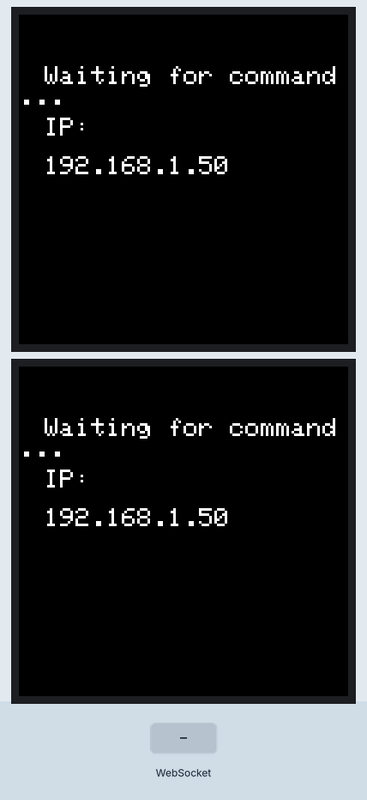
A sketch run on a simulated ESP32. Shown: 2 × 128×128 colour display. Inputs (shaded band) come from the test bench. WiFi joins after 1.5 s; servers stay silent unless stated; what the sketch prints to the serial monitor is not drawn.

Above: at 4.0 s.
4.1 s: WebSocket text "state" received
5.7 s: WebSocket text "look" received
8.7 s: WebSocket text "mood" received
Timing chart, 0 to 11.7 s (numbered marks = the images above; inputs shaded):
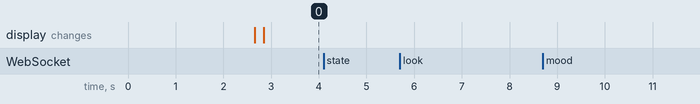

Measured:
- after the input at 4.1 s, every drawn part: stays the same
- after the input at 5.7 s, every drawn part: stays the same
- after the input at 8.7 s, every drawn part: stays the same

The sketch:

JSONOverWIFI.ino
```cpp
//TODO: Figure out a way to rename the device without having to go into boot mode to upload new code // NOTE: probably wont do it since it seems it messes with arduino IDE too much, a workaround in python is better

/*Drawing sprites:
 * in the beginning have global bitmap variables that you can copy (probs from a python script that converts images to bitmap)
 * In the eyes draw commands instead of drawing shapes, draw these bitmaps
 *  The eye sclera(the white part aka the background) is a sprite (maybe with some tasteful shading probs),
 *  The iris(colorful part) is also a sprite
 *  The pupil(black part) is procedural, a circle
 * For displaying images, have a separate rendering mode for rendering lone sprites (question marks, emojis etc.)
 *  These images are sent over usb as raw bitmaps.
*/


// ==========For display code===========
#include <Adafruit_GFX.h>    // Core graphics library
#include <Adafruit_ST7735.h> // Hardware-specific library for ST7735
#include <SPI.h>
#include <ArduinoJson.h> // JSON library for easy communication


// == WIFI config==
#include <WiFi.h>
#include <WebSocketsServer.h>

const char* WIFI_SSID = "iPhone (Simon)";
const char* WIFI_PASSWORD = "123456789";

WebSocketsServer webSocket(8765);

String espIP;
bool receivedFirstCommand = false;

#include "Robot_Eye.h"
#include "Robot_Eye_Pair.h"

  // For the breakout board, you can use any 2 or 3 pins.
  // These pins will also work for the 1.8" TFT shield.
#define TFT1_CS        D5
#define TFT2_CS        D4
#define TFT_RST        D3 // Or set to -1 and connect to Arduino RESET pin
#define TFT_DC         D2

// OPTION 1 (recommended) is to use the HARDWARE SPI pins, which are unique
// to each board and not reassignable. For Arduino Uno: MOSI = pin 11 and
// SCLK = pin 13. This is the fastest mode of operation and is required if
// using the breakout board's mic
// For 1.44" and 1.8" TFT with ST7735 use:
Adafruit_ST7735 tft1 = Adafruit_ST7735(TFT1_CS, TFT_DC, TFT_RST);
Adafruit_ST7735 tft2 = Adafruit_ST7735(TFT2_CS, TFT_DC, -1); // help gotten from https://forums.adafruit.com/viewtopic.php?t=171191

//Canvas is initialized the same size as the tft1 display, assuming both displays are of the same size this is fine
GFXcanvas16 canvas(tft1.width(), tft1.height());// offscreen canvas to avoid flickering

Eye Eye1 = Eye(tft1, canvas, "L");
Eye Eye2 = Eye(tft2, canvas, "R");
Eye_Pair Eyes = Eye_Pair(Eye1, Eye2);


// ======================================

// =====Api commands through wifi======

void onWebSocketEvent(
    uint8_t clientNum,
    WStype_t type,
    uint8_t * payload,
    size_t length)
{
    switch(type)
    {
        case WStype_CONNECTED:
        {
            IPAddress ip = webSocket.remoteIP(clientNum);

            Serial.printf(
                "Client %u connected from %s\n",
                clientNum,
                ip.toString().c_str()
            );

            webSocket.sendTXT(
                clientNum,
                "ESP32 connected"
            );
            break;
        }

        case WStype_DISCONNECTED:
        {
            Serial.printf(
                "Client %u disconnected\n",
                clientNum
            );
            break;
        }

        case WStype_TEXT:
        {
            String msg = String((char*)payload);

            Serial.print("WS RX: ");
            Serial.println(msg);

            StaticJsonDocument<256> doc;

            DeserializationError error =
                deserializeJson(doc, msg);

            if(error)
            {
                Serial.print("JSON parse failed: ");
                Serial.println(error.c_str());

                webSocket.sendTXT(
                    clientNum,
                    "JSON parse failed"
                );

                return;
            }

            handleCommand(doc);

            webSocket.sendTXT(
                clientNum,
                "OK"
            );

            break;
        }

        default:
            break;
    }
}

void connectWiFi()
{
    WiFi.mode(WIFI_STA);


    IPAddress local_IP(192,168,1,50);
    IPAddress gateway(192,168,1,1);
    IPAddress subnet(255,255,255,0);


    WiFi.begin(
        WIFI_SSID,
        WIFI_PASSWORD
    );

    Serial.print("Connecting to WiFi");

    while(WiFi.status() != WL_CONNECTED)
    {
        delay(500);
        Serial.print(".");
    }

    Serial.println();
    Serial.println("WiFi connected");

    espIP = WiFi.localIP().toString();

    Serial.print("IP: ");
    Serial.println(WiFi.localIP());
}

void drawIPScreen()
{
    tft1.fillScreen(ST77XX_BLACK);
    tft2.fillScreen(ST77XX_BLACK);

    tft1.setTextColor(ST77XX_WHITE);
    tft2.setTextColor(ST77XX_WHITE);

    tft1.setTextSize(1);
    tft2.setTextSize(1);

    tft1.setCursor(10, 20);
    tft2.setCursor(10, 20);

    tft1.print("Waiting for command...");
    tft2.print("Waiting for command...");

    tft1.setCursor(10, 40);
    tft2.setCursor(10, 40);

    tft1.print("IP:");
    tft2.print("IP:");

    tft1.setCursor(10, 55);
    tft2.setCursor(10, 55);

    tft1.print(espIP);
    tft2.print(espIP);
}

void handleCommand(JsonDocument& doc) {
  receivedFirstCommand = true;

  const char* cmd = doc["cmd"];

  if (!cmd) return;

  // ---- STATE COMMAND ----
  if (strcmp(cmd, "state") == 0) {
  const char* value = doc["value"];
  if (value) {
    Eyes.setEyePairState(StringToEyePairState(value));
  }
  }

  // ---- LOOK IN DIRECTION ----
  else if (strcmp(cmd, "look") == 0) {

  JsonVariant v = doc["value"];

  if (!v.isNull()) {
    float x = v["x"] | 0.0;
    float y = v["y"] | 0.0;

    Eyes.look(x, y);
  }
  }

  // ---- SET MOOD -----
  else if (strcmp(cmd, "mood") == 0) {

  const char* value = doc["value"];

  if (value) {
    Moods mood = getMood(value);
    Eyes.setMood(mood);
  }
  }

  // ---- SET PUPIL RADIUS ----
  else if (strcmp(cmd, "pupilR") == 0) {

  JsonVariant v = doc["value"];
  float R = v["r"] | 0.0;
  Eyes.setPupilRadius(R);

  }

  // ---- MANUAL BLINK ----
  else if (strcmp(cmd, "blink") == 0){
    //Ignore values
    Eyes.blink();
  }

  // ---- MANUAL GLANCE ---- // if no x/y for the direction are given excecutes in random direction & magnitude
  else if (strcmp(cmd, "glance") == 0)
  {
    JsonVariant value = doc["value"];

    if (value.is<JsonObject>() &&
        value["x"].is<float>() &&
        value["y"].is<float>())
    {
        float x = value["x"];
        float y = value["y"];

        Eyes.glance(x, y);
    }
    else
    {
        Eyes.glance();
    }
}
  // ---- UNKNOWN COMMAND ----
  else {
    Serial.print("Unknown cmd: ");
    Serial.println(cmd);
  }
}

// ======================================


void setup()
{
    Serial.begin(115200);

    delay(1000);

    connectWiFi();

    Serial.print("REAL IP: ");
    Serial.println(WiFi.localIP());

    webSocket.begin();
    webSocket.onEvent(onWebSocketEvent);

    Serial.println("WebSocket server started");

    Serial.println("Initializing displays:");

    tft1.initR(INITR_144GREENTAB);
    tft2.initR(INITR_144GREENTAB);

    tft1.setRotation(3);
    tft2.setRotation(1);

    Serial.println(F("Displays Initialized"));

    Eyes.setIdle(true);
}


// Pääsilmukka, joka pyörii itsenäisesti corella 1
void loop() {

  webSocket.loop();


  // Shows the ip address of the displays on screen if they aren't connected, remofe if you want its not necessary if you have access to serial and you can see it from there
  if (!receivedFirstCommand)
  {
    drawIPScreen();
    delay(200);  // prevents flicker / excessive redraw
    return;
  }

  Eyes.showEyes();

}
```
